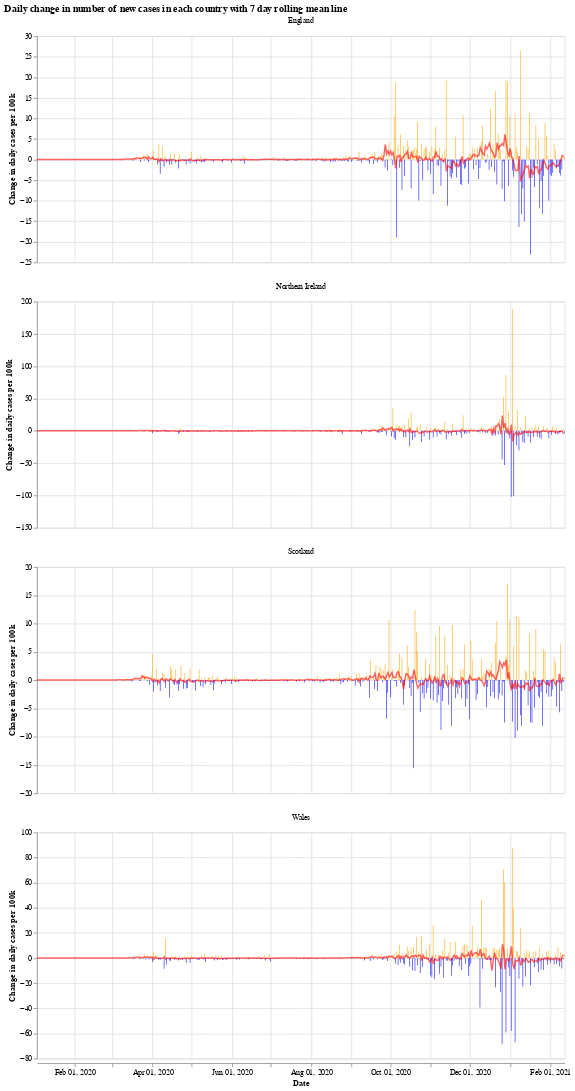

Notebook code for this chart:
### Markdown cell above
We will use the Python library `Altair` for visualising the data, see the [altair docs](https://altair-viz.github.io/) for more information.

First we have a graph which shows the daily change in the number of new cases for each country. This number jumps up and down all over the place, which is likely due to delay in reporting of new cases over the weekend. Another interesting thing is that it looks like the daily cases in Wales experienced a much shorter period of calm over the summer (calm in the sense of daily cases not jumping up and down).

The orange bars are days when the number of new cases (per 100k population) was more than the previous day, while the blue are days when the number of new cases dropped. The red line is the 7 day moving average. 

When the moving average line is below 0, it means that there is a consistent drop in new cases. We can see this clearly happening around the times that lockdowns were introduced (though, to varying degrees). I will update the graphs soon with a marker of when each lockdown started.

### Code cell
# collapse
import altair as alt

bars = alt.Chart(uk_cases).mark_bar().encode(
    x=alt.X("yearmonthdate(date):T", axis=alt.Axis(title='Date')),
    y=alt.Y("casesChangeRate:Q", axis=alt.Axis(title='Change in daily cases per 100k')),
    tooltip='casesChange',
    color=alt.condition(
        alt.datum.casesChangeRate > 0,
        alt.value("orange"),  # The positive color
        alt.value("blue")  # The negative color
    )
).properties(title='Daily change in number of new cases with 7 day rolling mean',width=700).interactive()

line = alt.Chart(uk_cases).mark_line(
    color='red',
    size=2,
    opacity=0.6
).transform_window(
    rolling_mean='mean(casesChangeRate)',
    frame=[0, 7],
    groupby=['areaName']
).encode(
    x='yearmonthdate(date):T',
    y='rolling_mean:Q'
)

alt.layer(bars, line, data=uk_cases).facet(alt.Column(
    'areaName', title=''), columns=1).resolve_scale(y='independent').properties(title='Daily change in number of new cases in each country with 7 day rolling mean line')

### Figure 1 — Vega-Lite specification as saved in the notebook (floating-point values rounded to 4 significant figures; data arrays with more than 128 entries replaced by an {"elided": "..."} marker saying what was removed)
{"config": {"view": {"continuousWidth": 400, "continuousHeight": 300}}, "data": {"name": "data-a4cc641d16300052b3c66cc113abcb4c"}, "facet": {"type": "nominal", "field": "areaName", "title": ""}, "spec": {"layer": [{"mark": "bar", "encoding": {"color": {"condition": {"value": "orange", "test": "(datum.casesChangeRate > 0)"}, "value": "blue"}, "tooltip": {"type": "quantitative", "field": "casesChange"}, "x": {"type": "temporal", "axis": {"title": "Date"}, "field": "date", "timeUnit": "yearmonthdate"}, "y": {"type": "quantitative", "axis": {"title": "Change in daily cases per 100k"}, "field": "casesChangeRate"}}, "selection": {"selector001": {"type": "interval", "bind": "scales", "encodings": ["x", "y"]}}, "title": "Daily change in number of new cases with 7 day rolling mean", "width": 700}, {"mark": {"type": "line", "color": "red", "opacity": 0.6, "size": 2}, "encoding": {"x": {"type": "temporal", "field": "date", "timeUnit": "yearmonthdate"}, "y": {"type": "quantitative", "field": "rolling_mean"}}, "transform": [{"window": [{"op": "mean", "field": "casesChangeRate", "as": "rolling_mean"}], "frame": [0, 7], "groupby": ["areaName"]}]}]}, "columns": 1, "resolve": {"scale": {"y": "independent"}}, "title": "Daily change in number of new cases in each country with 7 day rolling mean line", "$schema": "https://vega.github.io/schema/vega-lite/v4.8.1.json", "datasets": {"data-a4cc641d16300052b3c66cc113abcb4c": {"elided": "1624 records"}}}
